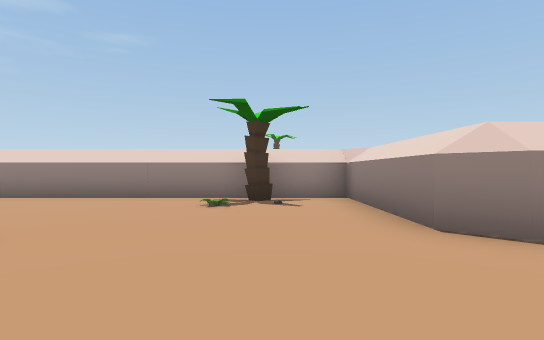
view 1 (above)

24 first-person views from a walk through a scene from a Unity 3-D project. The camera is 0.55 m above the floor, looks level and sees 80° across. The floor is counted in squares, 1 m on a side. Each view is taken from the middle of a square. On the plan, view 1 faces up. The plan holds only what a view shows up to about 9 squares ahead; the rest is blank. The place goes on beyond the plan. Some animated figures are not drawn. Some surface patterns are stand-ins.

view 2
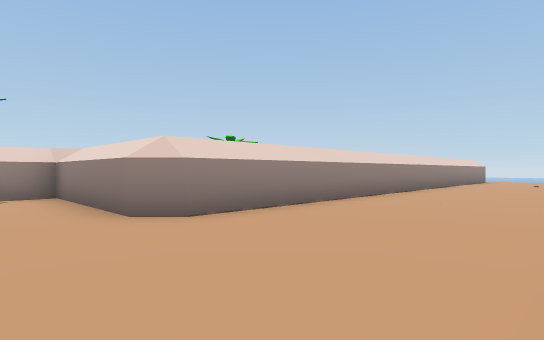

view 3
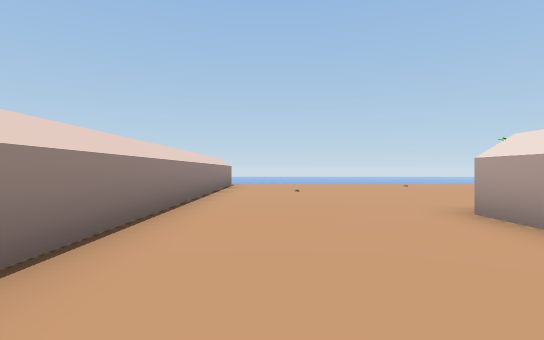

view 4
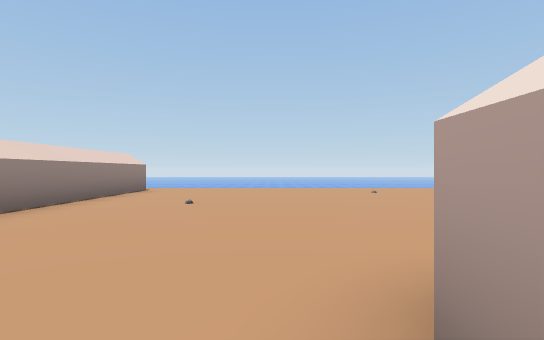

view 5
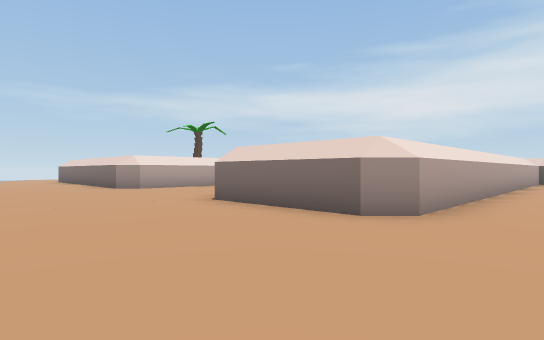

view 6
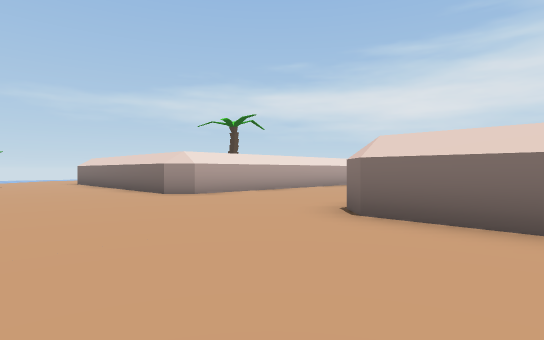

view 7
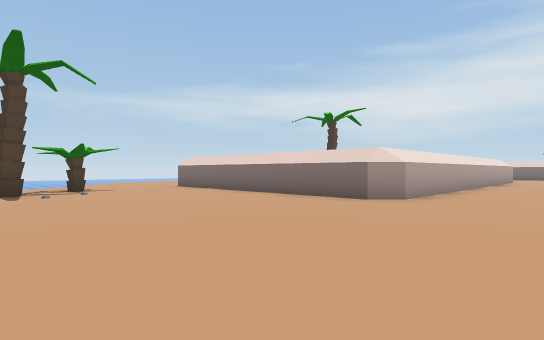

view 8
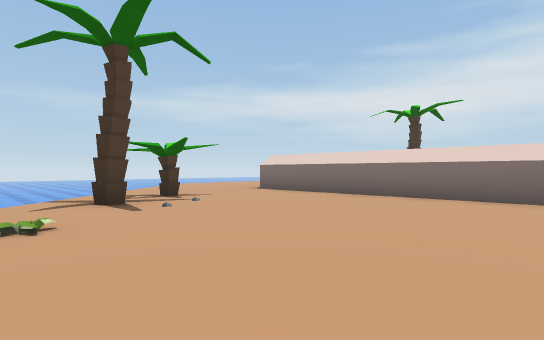

view 9
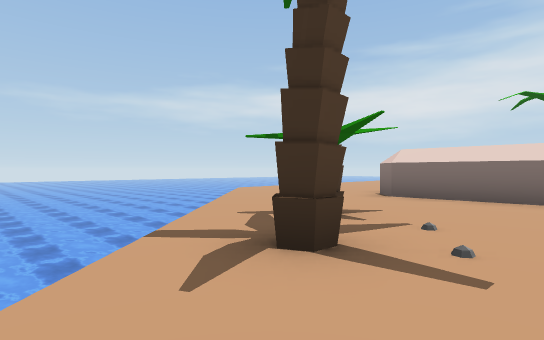

view 10
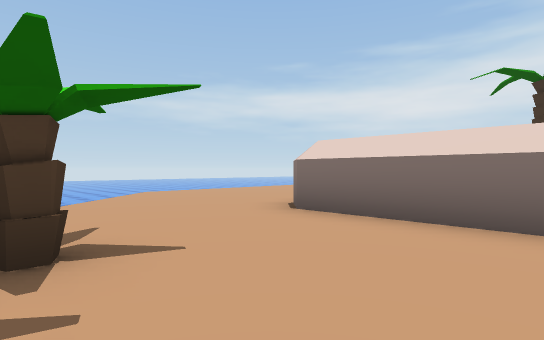

view 11
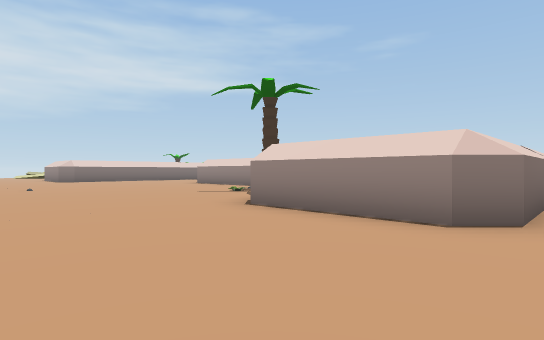

view 12
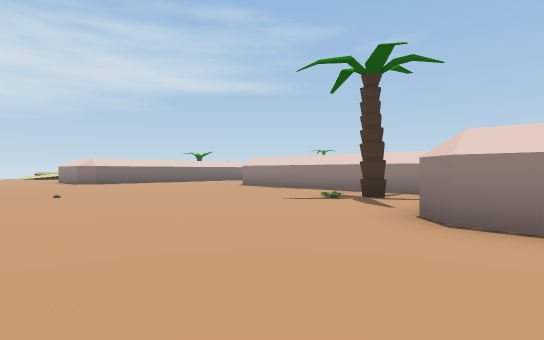

view 13
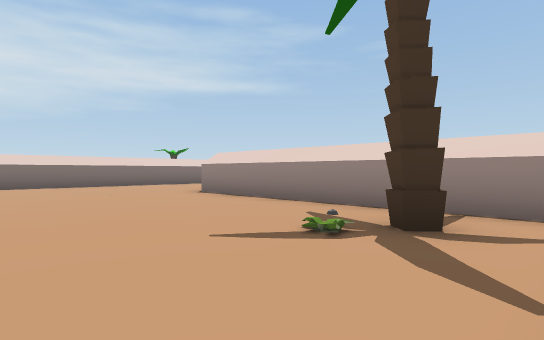

view 14
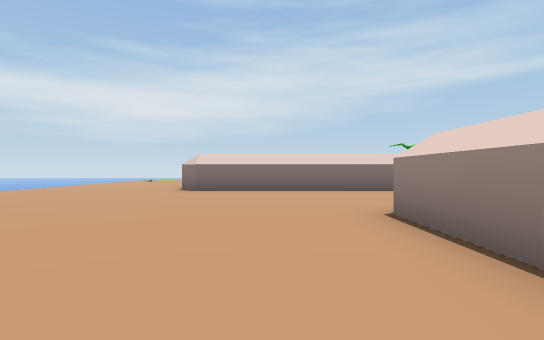

view 15
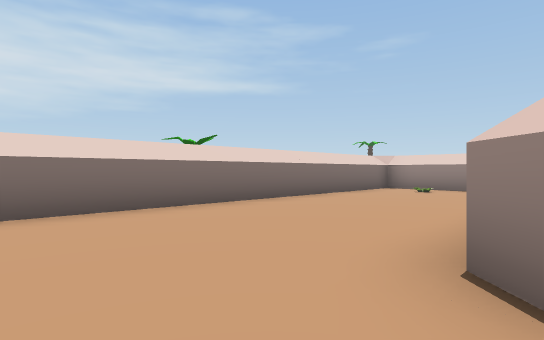

view 16
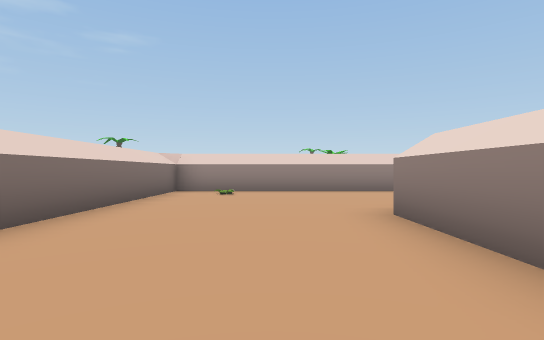

view 17
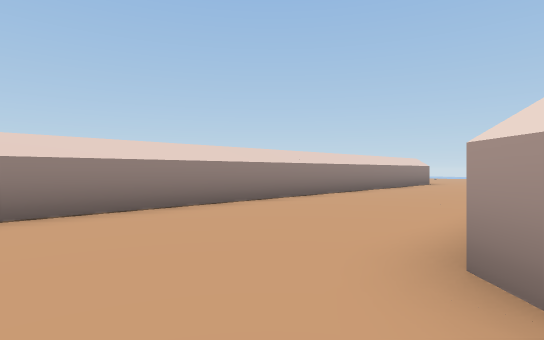

view 18
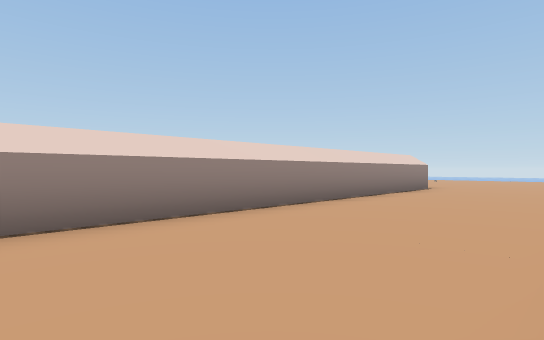

view 19
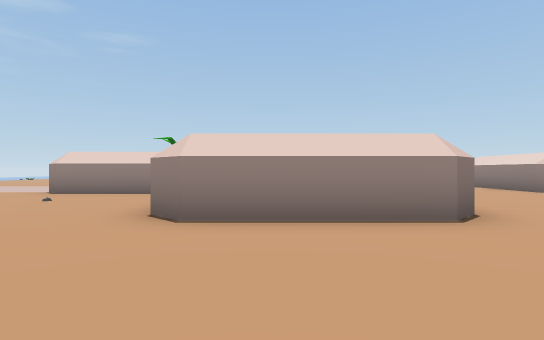

view 20
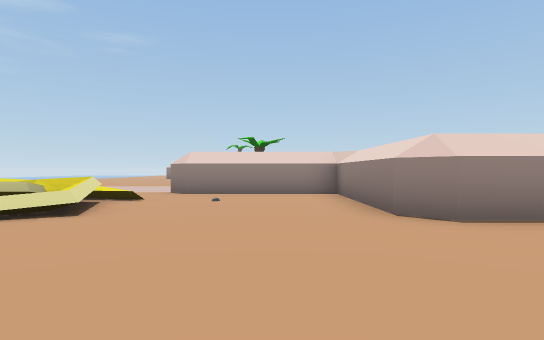

view 21
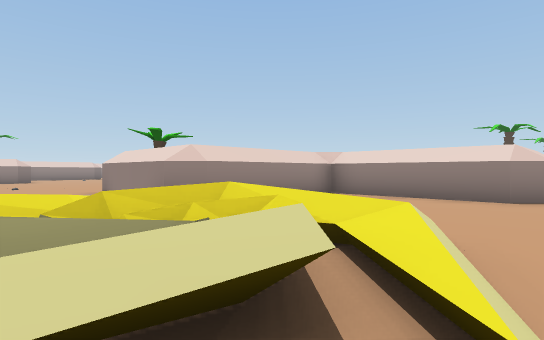

view 22
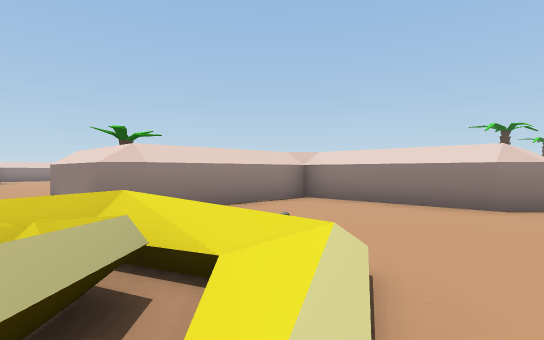

view 23
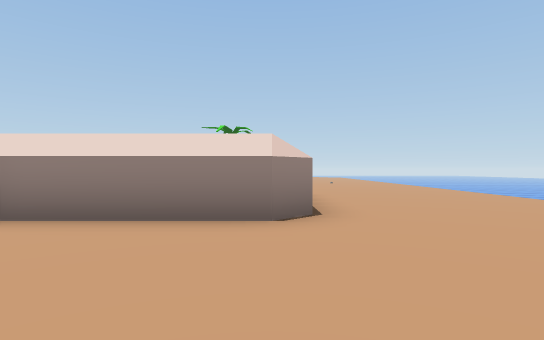

view 24
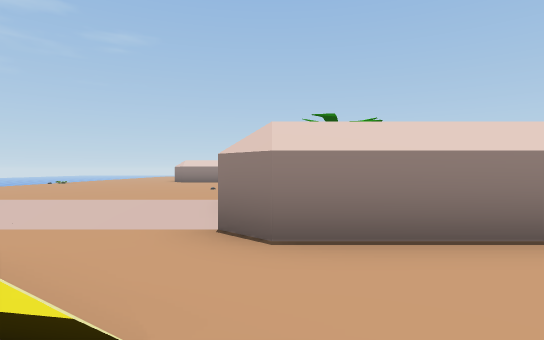

### Floor plan
Key: @ floor where view 1 was taken; # wall or solid block; . main floor; : floor 0.05 m higher than the main floor; = window, fence, low wall or low ledge; ≈ water the walk keeps out of; ^ raised ledge; v drop or lower ground; T tree.
Columns run from 17 left of view 1 to 17 right of it. Each row starts with its distance up from view 1.
  7            #########
  6             .....T.#
  5              ......#
  4              ......#
  3               .....^##############^
  2                ....................
  1                 ...................
  0                  @.................
 -1                  ..................
 -2                    #######^........
 -3                           #........
 -4                           #........
 -5           ################^....  ..
 -6           #....................
 -7 ....      #......................
 -8 ....      #......................
 -9 ....TT    #......................
-10 vvv^      #....^      ####^.......
-11    #      #....#          #.......
-12    #      #....#          #.......
-13  vv^####  #....^#######   #.......
-14  ^.....#  #............   #.......
-15 ^==....#  #..........T.   #....T..
-16 =^^....#  #............   #...#T.≈
-17 ^=^....^##^............^##^.....≈
-18 .:.............................≈
-19    ...........................≈
-20     .........................≈
-21      . ......      .........≈   ≈
-22          vvvv            vv≈   ≈≈

Positions as (right, up) in squares from view 1, and headings:
1: (0, 0), facing up
2: (0, -1), facing up-right
3: (5, 1), facing right
4: (8, -1), facing right
5: (13, 0), facing down-left
6: (13, -3), facing down-left
7: (15, -7), facing down-left
8: (16, -10), facing down-left
9: (16, -14), facing down-left
10: (13, -14), facing down-left
11: (10, -21), facing up-left
12: (7, -21), facing up-left
13: (5, -18), facing up-left
14: (2, -15), facing left
15: (-2, -15), facing up-left
16: (-4, -14), facing up
17: (-4, -10), facing up-right
18: (-1, -9), facing up-right
19: (-9, -21), facing up
20: (-12, -21), facing up
21: (-17, -18), facing up-right
22: (-16, -18), facing up-right
23: (-14, -17), facing right
24: (-14, -16), facing up
